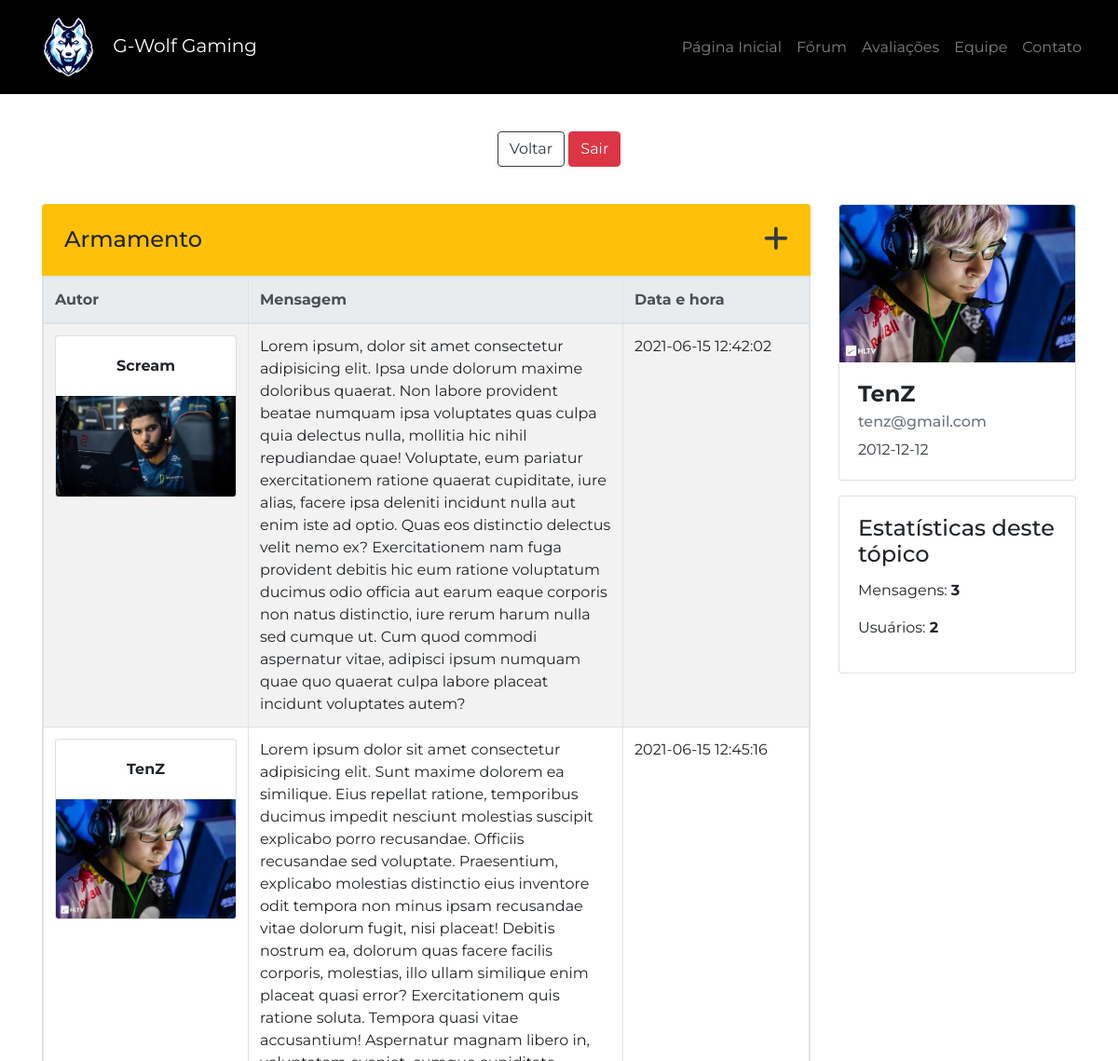
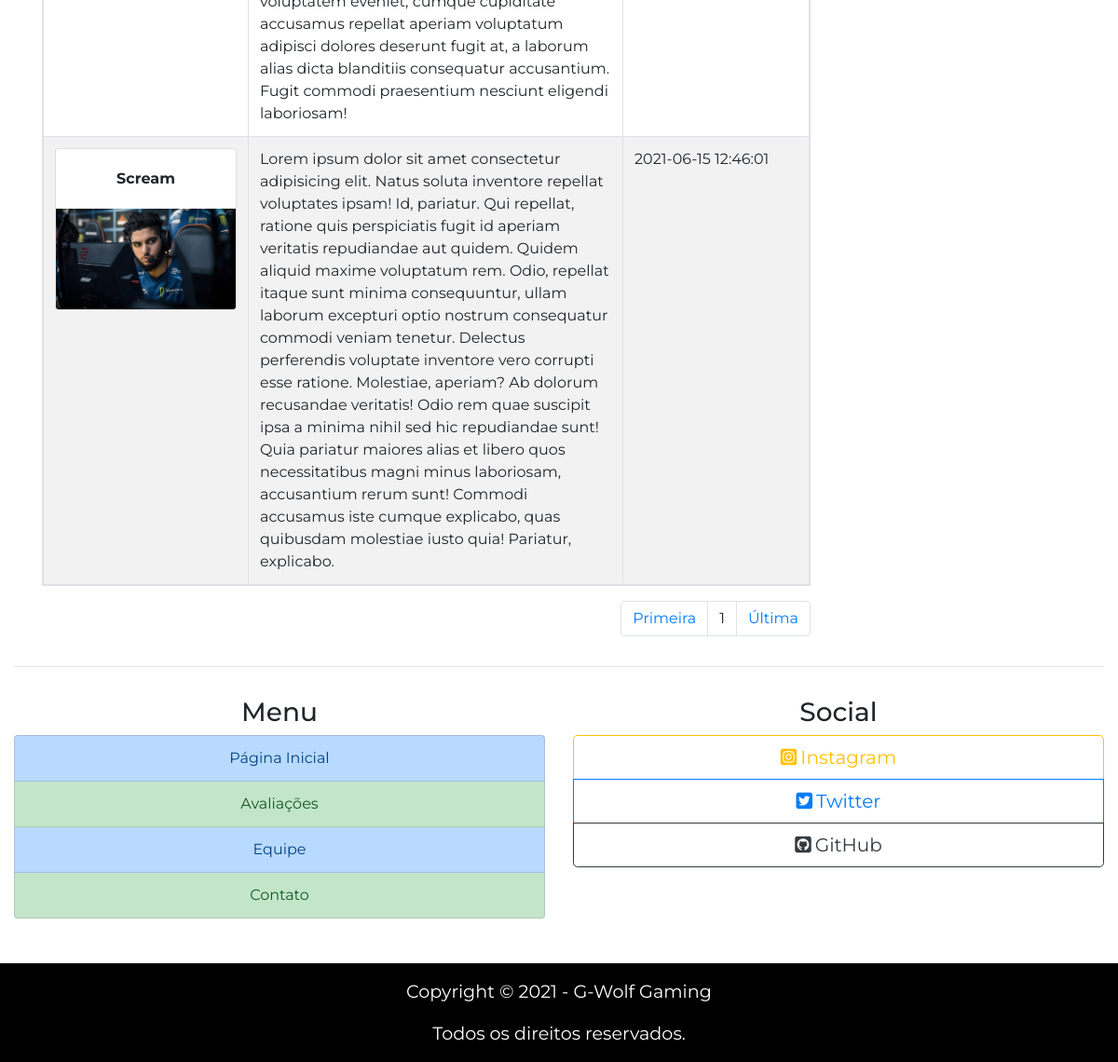
The page /topicos/armamento.php (signed in) on the database its author committed (2 pictures, top to bottom).
### tables this page shows
CREATE TABLE IF NOT EXISTS `mensagens_topico` (
  `id_msg` int(11) NOT NULL AUTO_INCREMENT,
  `conteudo_msg` varchar(3000) NOT NULL,
  `autor_msg` varchar(255) NOT NULL,
  `img_autor_msg` varchar(40) NOT NULL,
  `data_msg` datetime NOT NULL,
  `topico_msg` varchar(255) NOT NULL,
  PRIMARY KEY (`id_msg`)
);

### topicos/armamento.php (the view, shortened to what this page needs)
<?php
include_once("../php/conexao.php");
$contar_msg = "SELECT * FROM mensagens_topico WHERE topico_msg = 'Armamento'";
$resultado_contar_msg = mysqli_query($connect, $contar_msg);
$total_msg = mysqli_num_rows($resultado_contar_msg);
$contar_usuarios = "SELECT autor_msg, COUNT(autor_msg) as total FROM mensagens_topico WHERE topico_msg = 'Armamento' GROUP BY autor_msg";
$resultado_contar_usuarios = mysqli_query($connect, $contar_usuarios);
$total_usuarios = mysqli_num_rows($resultado_contar_usuarios);
?>
<!DOCTYPE html>
<html lang="pt-br">
<head>
    <link rel="stylesheet" href="https://stackpath.bootstrapcdn.com/bootstrap/4.5.0/css/bootstrap.min.css">
    <link rel="stylesheet" href="../css/global.css">
    <link rel="stylesheet" href="../css/homeforum.css">
</head>
<body>
    <header>
        <nav class="navbar navbar-expand-lg navbar-dark bg-black">
            <div class="container-fluid py-0">
                <a class="navbar-brand text-white p-0" href="../index.php">
                    <img id="logo" src="../assets/logo-sem-texto.png" alt="G-Wolf Gaming">
                    G-Wolf Gaming
                </a>
                <div class="collapse navbar-collapse justify-content-end" id="navbarSite">
                    <ul class="navbar-nav">
                        <li class="nav-item">
                            <a class="nav-link" href="../index.php">Página Inicial</a>
                        </li>
                        <li class="nav-item">
                            <a class="nav-link" href="../forum.php">Fórum</a>
                        </li>
                        <li class="nav-item">
                            <a class="nav-link" href="../avaliacoes.html">Avaliações</a>
                        </li>
                        <li class="nav-item">
                            <a class="nav-link" href="../equipe.html">Equipe</a>
                        </li>
                        <li class="nav-item">
                            <a class="nav-link " href="../contato.php">Contato</a>
                        </li>
                    </ul>
                </div>
            </div>
        </nav>
    </header>
    <main>
        <div class="container mt-2">
            <div class="bg-white mb-3 rounded-bottom">
                <div class="container">
                    <div class="row py-4 d-flex align-items-center">
                        <div class="col-md-12 text-center">
                            <a href="../forum.php" class="btn btn-outline-dark mt-2">Voltar</a>
                            <a href="../php/sair.php"><button class="btn btn-danger mt-2">Sair</button></a>
                        </div>
                    </div>
                </div>
            </div>
            <div class="row">
                <div class="col-12 col-lg-9 col-xl-9">
                    <div id="topic" class="d-flex bg-warning mb-0 p-4 rounded-top justify-content-between">
                        <h2 class="h4 mb-0">Armamento</h2>
                        <a href class="h4 text-dark mb-0" data-toggle="modal" data-target="#createMsgModal"><i class="fas fa-plus fa-lg"></i></a>
                    </div>
                    <table class="table table-striped table-bordered table-responsive">
                        <thead class="thead-light">
                            <tr>
                                <th scope="col" class="autor-col">Autor</th>
                                <th scope="col" class="msg-col">Mensagem</th>
                                <th scope="col" class="date-col">Data e hora</th>
                            </tr>
                        </thead>
                        <tbody>
                            <?php
                                $pagina_atual = filter_input(INPUT_GET, 'pagina', FILTER_SANITIZE_NUMBER_INT);
                                $pagina = (!empty($pagina_atual)) ? $pagina_atual : 1;
                                $qnt_pagina = 20;
                                $inicio = ($qnt_pagina * $pagina) - $qnt_pagina;
                                $show_msg = "SELECT * FROM mensagens_topico WHERE topico_msg = 'Armamento' LIMIT $inicio, $qnt_pagina";
                                $resultado_show_msg = mysqli_query($connect, $show_msg);
                                while($row_msg = mysqli_fetch_assoc($resultado_show_msg)):
                            ?>
                            <tr>
                                <td>
                                    <div class="card text-center">
                                        <div class="card-body">
                                            <b><?php echo $row_msg['autor_msg']; ?></b>
                                        </div>
                                        <img class="card-img-bottom" src="../upload/<?php echo $row_msg['img_autor_msg']; ?>" alt="Imagem Autor">
                                    </div>
                                </td>
                                <td>
                                    <?php echo $row_msg['conteudo_msg']; ?>
                                </td>
                                <td>
                                    <div><?php echo $row_msg['data_msg']; ?></div>
                                </td>
                            </tr>
                            <?php
                                endwhile;
                            ?>
                        </tbody>
                    </table>
                    <div>
                        <nav>
                            <ul class="pagination justify-content-end">
                        <?php
                            $result_pg = "SELECT COUNT(id_msg) AS num_result FROM mensagens_topico WHERE topico_msg = 'Armamento'";
                            $resultado_pg = mysqli_query($connect, $result_pg);
                            $row_pg = mysqli_fetch_assoc($resultado_pg);
                            $quantidade_pg = ceil($row_pg['num_result'] / $qnt_pagina);
                            echo "<li class='page-item'><a class='page-link' href='./armamento.php?pagina=1'>Primeira</a></li>";
                            echo "<li class='page-item'><a class='page-link'>$pagina</a></li>";
                            echo "<li class='page-item'><a class='page-link' href='./armamento.php?pagina=$quantidade_pg'>Última</a></li>";
                        ?>
                            </ul>
                        </nav>
                    </div>
                </div>
                <div class="col-12 col-lg-3 col-xl-3">
                    <aside>
                        <div class="row">
                            <div class="col-12 col-sm-6 col-lg-12 col-xl-12">
                                <div class="card mb-3 mb-sm-3 mb-xl-3">
                                    <img src="../upload/<?php echo $_SESSION['usuarioImgPerfil']; ?>" class="card-img-top">
                                    <div class="card-body">
                                        <h4 class="card-title"><b><?php echo $_SESSION['usuarioNome']; ?></b></h4>
                                        <h6 class="card-subtitle mb-2 text-muted"><?php echo $_SESSION['usuarioEmail']; ?></h5>
                                        <p class="card-text text-dark"><?php echo $_SESSION['usuarioDtNasc']; ?></p>
                                    </div>
                                </div>
                            </div>
                            <div class="col-12 col-sm-6 col-lg-12 col-xl-12">
                                <div class="card mb-3 mb-sm-3 mb-xl-3">
                                    <div class="card-body">
                                        <h2 class="h4 card-title">Estatísticas deste tópico</h1>
                                        <p>Mensagens: <b><?php echo $total_msg; ?></b></p>
                                        <p>Usuários: <b><?php echo $total_usuarios; ?></b></p>
                                    </div>
                                </div>
                            </div>
                        </div>
                    </aside>
                </div>
            </div>
        </div>
    </main>
    <footer>
        <div class="container-fluid">
            <div class="row">
                <div class="col-12 mb-3">
                    <hr>
                </div>
                <div class="col-sm-6 mb-4 text-center">
                    <h3>Menu</h3>
                    <div class="list-group">
                        <a class="list-group-item list-group-item-action list-group-item-primary" href="../index.php">Página Inicial</a>
                        <a class="list-group-item list-group-item-action list-group-item-success" href="../avaliacoes.html">Avaliações</a>
                        <a class="list-group-item list-group-item-action list-group-item-primary" href="../equipe.html">Equipe</a>
                        <a class="list-group-item list-group-item-action list-group-item-success" href="../contato.php">Contato</a>
                    </div>
                </div>
                <div class="col-sm-6 mb-1 text-center">
                    <h3>Social</h3>
                    <div class="btn-group-vertical btn-block btn-group-lg" role="group">
                        <a class="btn btn-outline-warning" href="https://www.instagram.com/oficialgwolf/" target="_blank"><i class="fab fa-instagram-square mr-1"></i>Instagram</a>
                        <a class="btn btn-outline-primary" href="https://twitter.com/oficialgwolf" target="_blank"><i class="fab fa-twitter-square mr-1"></i>Twitter</a>
                        <a class="btn btn-outline-dark" href="https://github.com/oficialgwolf" target="_blank"><i class="fab fa-github-square mr-1"></i>GitHub</a>
                    </div>
                </div>
                <div class="col-12 text-center bg-black pt-3 mt-4">
                    <p class="font-size-maior text-white">Copyright © 2021 - G-Wolf Gaming</p>
                    <p class="font-size-maior text-white">Todos os direitos reservados.</p>
                </div>
            </div>
        </div>
    </footer>
</body>
</html>

### css/global.css (style rules this page uses)
body { font-family: 'Montserrat', sans-serif; }
.bg-black { background-color: #000; }
.font-size-maior { font-size: 1.2em; }
#logo { width: 85px; }

### css/homeforum.css (style rules this page uses)
.autor-col { min-width: 220px; }
.msg-col { min-width: 402px; }
.date-col { min-width: 200px; }

### rows shown on the page
mensagens_topico: autor_msg "Scream", img_autor_msg (picture), conteudo_msg "Lorem ipsum, dolor sit amet consectetur adipisicing elit. Ipsa unde dolorum maxime doloribus quaerat. Non labore provident beatae numquam ipsa voluptates quas culpa quia delectus nulla, mollitia hic nihil repudiandae quae! Voluptate, eum pariatur exercitationem ratione quaerat cupiditate, iure alias, facere ipsa deleniti incidunt nulla aut enim iste ad optio. Quas eos distinctio delectus velit nemo ex? Exercitationem nam fuga provident debitis hic eum ratione voluptatum ducimus odio officia aut earum eaque corporis non natus distinctio, iure rerum harum nulla sed cumque ut. Cum quod commodi aspernatur vitae, adipisci ipsum numquam quae quo quaerat culpa labore placeat incidunt voluptates…", data_msg "2021-06-15 12:42:02"
mensagens_topico: autor_msg "TenZ", img_autor_msg (picture), conteudo_msg "Lorem ipsum dolor sit amet consectetur adipisicing elit. Sunt maxime dolorem ea similique. Eius repellat ratione, temporibus ducimus impedit nesciunt molestias suscipit explicabo porro recusandae. Officiis recusandae sed voluptate. Praesentium, explicabo molestias distinctio eius inventore odit tempora non minus ipsam recusandae vitae dolorum fugit, nisi placeat! Debitis nostrum ea, dolorum quas facere facilis corporis, molestias, illo ullam similique enim placeat quasi error? Exercitationem quis ratione soluta. Tempora quasi vitae accusantium! Aspernatur magnam libero in, voluptatem eveniet, cumque cupiditate accusamus repellat aperiam voluptatum adipisci dolores deserunt fugit at, a…", data_msg "2021-06-15 12:45:16"
mensagens_topico: autor_msg "Scream", img_autor_msg (picture), conteudo_msg "Lorem ipsum dolor sit amet consectetur adipisicing elit. Natus soluta inventore repellat voluptates ipsam! Id, pariatur. Qui repellat, ratione quis perspiciatis fugit id aperiam veritatis repudiandae aut quidem. Quidem aliquid maxime voluptatum rem. Odio, repellat itaque sunt minima consequuntur, ullam laborum excepturi optio nostrum consequatur commodi veniam tenetur. Delectus perferendis voluptate inventore vero corrupti esse ratione. Molestiae, aperiam? Ab dolorum recusandae veritatis! Odio rem quae suscipit ipsa a minima nihil sed hic repudiandae sunt! Quia pariatur maiores alias et libero quos necessitatibus magni minus laboriosam, accusantium rerum sunt! Commodi accusamus iste cumque…", data_msg "2021-06-15 12:46:01"

### other values the page prints
$pagina "1"
$_SESSION['usuarioNome'] "TenZ"
$_SESSION['usuarioEmail'] "tenz@gmail.com"
$_SESSION['usuarioDtNasc'] "2012-12-12"
$total_msg "3"
$total_usuarios "2"
